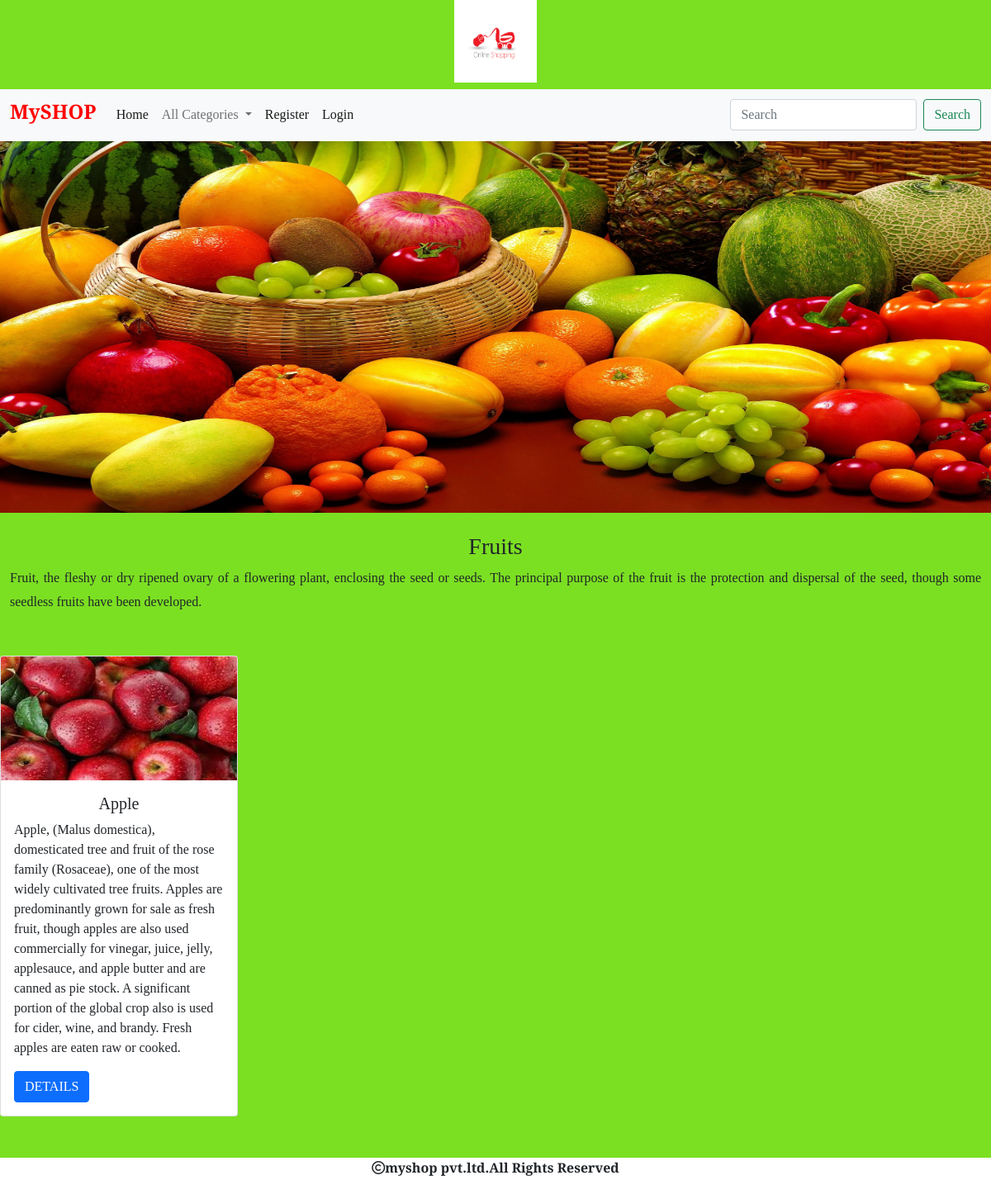
The page /allproducts/Fruits on the database its author committed.
### shop/models.py (models this page shows, shortened)
class Category(models.Model):
    name=models.CharField(max_length=200)
    desc=models.TextField()
    img=models.ImageField(upload_to='shop/categories',blank=True,null=True)

class Product(models.Model):
    name=models.CharField(max_length=200)
    desc=models.TextField()
    img=models.ImageField(upload_to='shop/products',blank=True,null=True)
    price=models.DecimalField(max_digits=10,decimal_places=2)
    category=models.ForeignKey(Category,on_delete=models.CASCADE)
    stock=models.IntegerField()
    available=models.BooleanField(default=True)
    created=models.DateTimeField(auto_now_add=True)
    updated=models.DateTimeField(auto_now=True)

### shop/views.py (the view)
# urls.py: path('allproducts/<p>',views.allproducts,name="allproducts"),
def allproducts(request,p):
    c=Category.objects.get(name=p)
    p=Product.objects.filter(category=c)
    return render(request,'product.html',{'c':c,'p':p})

### cart/context_processors.py (called while the page is built, shortened)
def productcount(request):
    item_count=0
    return {'count':item_count}

### shop/context_processors.py (called while the page is built)
def menu_links(request):
    c=Category.objects.all()
    return {'links':c}

### templates/product.html
<!DOCTYPE html>
{% extends 'base.html' %}
{% load static %}
{% block content %}
<div>
    <img src="{{c.img.url}}" height="450px" width="100%">
</div>
<div class="container-fluid mt-4" style="margin-bottom:50px;">
    <h3 class="text-center"> {{c.name}}</h3>
    <p style="line-height:1.8;text-align:justify;">{{c.desc}}</p>
</div>
<div class="row">
    {% for i in p %}
<div class="col-md-4">
            <div class="card" style="width: 18rem;margin-bottom:100px;">
                <img src="{{i.img.url}}" height="150px" width="110%" class="card-img-top" alt="...">
                <div class="card-body">
                    <h5 class="card-title text-center">{{i.name}}</h5>
                    <p class="card-text">{{i.desc}}</p>
                    <a href="{% url 'shop:detail' i.name %}" class="btn btn-primary">DETAILS</a>
                </div>
            </div>
     </div>
     {% endfor %}
</div>
{% endblock %}

### static/css/style.css (style rules this page uses)
body { background-color:#7be022; font-family: 'Crimson Text', serif; }

### rows shown on the page
Category: img (picture), name "Fruits", desc "Fruit, the fleshy or dry ripened ovary of a flowering plant, enclosing the seed or seeds. The principal purpose of the fruit is the protection and dispersal of the seed, though some seedless fruits have been developed."
Product: img (picture), name "Apple", desc "Apple, (Malus domestica), domesticated tree and fruit of the rose family (Rosaceae), one of the most widely cultivated tree fruits. Apples are predominantly grown for sale as fresh fruit, though apples are also used commercially for vinegar, juice, jelly, applesauce, and apple butter and are canned as pie stock. A significant portion of the global crop also is used for cider, wine, and brandy. Fresh apples are eaten raw or cooked."
